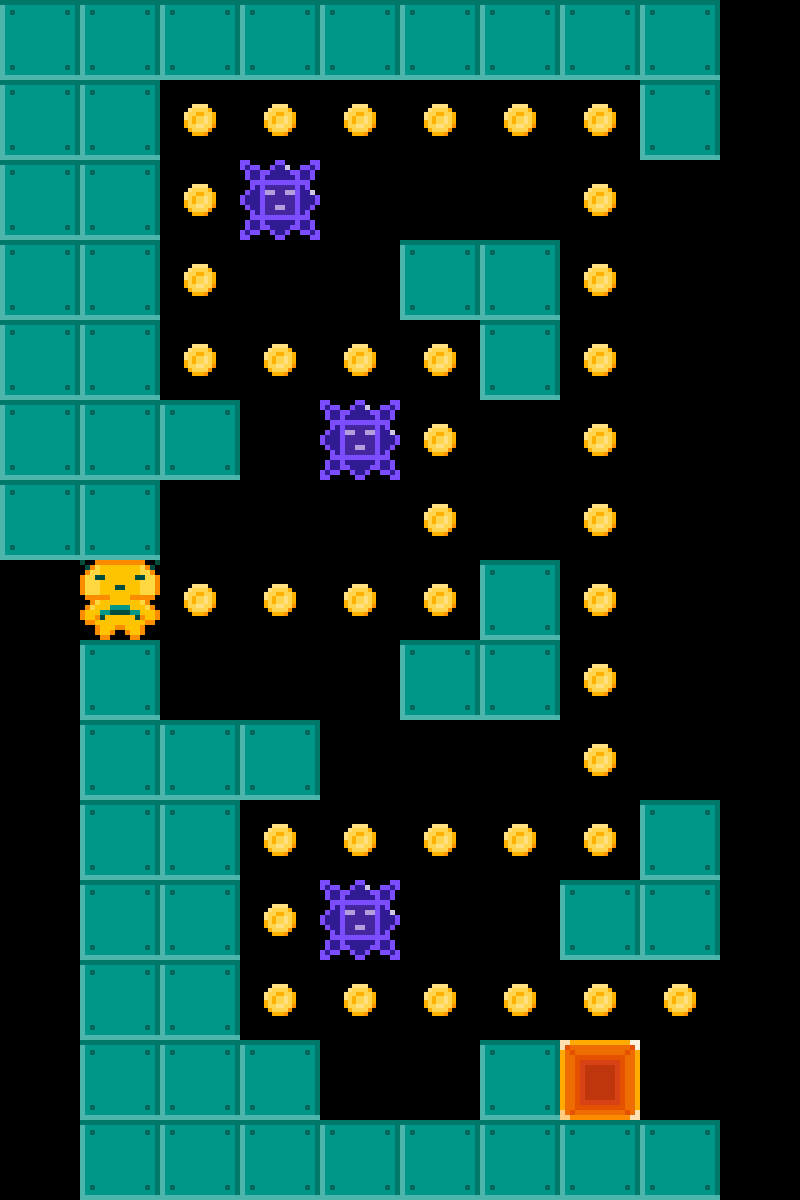

This is a level from a 2D game, rendered from its Tiled map with the project's own tilesets. A one-line summary and the complete map file follow:
An orthogonal 10x15 tile map with 80x80 px tiles, 5 tile layers (Walls, Coins, Doors, Floor, ...).

<map version="1.0" tiledversion="1.1.6" orientation="orthogonal" renderorder="left-up" width="10" height="15" tilewidth="80" tileheight="80" infinite="0" nextobjectid="3">
 <tileset firstgid="1" source="tilesheet.tsx" />
 <layer name="Walls" width="10" height="15">
  <data encoding="csv">
1,1,1,1,1,1,1,1,1,0,
1,1,0,0,0,0,0,0,1,0,
1,1,0,0,0,0,0,0,0,0,
1,1,0,0,0,1,1,0,0,0,
1,1,0,0,0,0,1,0,0,0,
1,1,1,0,0,0,0,0,0,0,
1,1,0,0,0,0,0,0,0,0,
0,0,0,0,0,0,1,0,0,0,
0,1,0,0,0,1,1,0,0,0,
0,1,1,1,0,0,0,0,0,0,
0,1,1,0,0,0,0,0,1,0,
0,1,1,0,0,0,0,1,1,0,
0,1,1,0,0,0,0,0,0,0,
0,1,1,1,0,0,1,0,0,0,
0,1,1,1,1,1,1,1,1,0
</data>
 </layer>
 <layer name="Coins" width="10" height="15">
  <data encoding="csv">
0,0,0,0,0,0,0,0,0,0,
0,0,7,7,7,7,7,7,0,0,
0,0,7,0,0,0,0,7,0,0,
0,0,7,0,0,0,0,7,0,0,
0,0,7,7,7,7,0,7,0,0,
0,0,0,0,0,7,0,7,0,0,
0,0,0,0,0,7,0,7,0,0,
0,0,7,7,7,7,0,7,0,0,
0,0,0,0,0,0,0,7,0,0,
0,0,0,0,0,0,0,7,0,0,
0,0,0,7,7,7,7,7,0,0,
0,0,0,7,0,0,0,0,0,0,
0,0,0,7,7,7,7,7,7,0,
0,0,0,0,0,0,0,0,0,0,
0,0,0,0,0,0,0,0,0,0
</data>
 </layer>
 <layer name="Doors" width="10" height="15">
  <data encoding="csv">
0,0,0,0,0,0,0,0,0,0,
0,0,0,0,0,0,0,0,0,0,
0,0,0,0,0,0,0,0,0,0,
0,0,0,0,0,0,0,0,0,0,
0,0,0,0,0,0,0,0,0,0,
0,0,0,0,0,0,0,0,0,0,
0,0,0,0,0,0,0,0,0,0,
0,4,0,0,0,0,0,0,0,0,
0,0,0,0,0,0,0,0,0,0,
0,0,0,0,0,0,0,0,0,0,
0,0,0,0,0,0,0,0,0,0,
0,0,0,0,0,0,0,0,0,0,
0,0,0,0,0,0,0,0,0,0,
0,0,0,0,0,0,0,3,0,0,
0,0,0,0,0,0,0,0,0,0
</data>
 </layer>
 <layer name="Floor" width="10" height="15">
  <data encoding="csv">
0,0,0,0,0,0,0,0,0,0,
0,0,0,0,0,0,0,0,0,0,
0,0,0,0,0,0,0,0,0,0,
0,0,0,0,0,0,0,0,0,0,
0,0,0,0,0,0,0,0,0,0,
0,0,0,0,0,0,0,0,0,0,
0,0,0,0,0,0,0,0,0,0,
0,0,0,0,0,0,0,0,0,0,
0,0,0,0,0,0,0,0,0,0,
0,0,0,0,0,0,0,0,0,0,
0,0,0,0,0,0,0,0,0,0,
0,0,0,0,0,0,0,0,0,0,
0,0,0,0,0,0,0,0,0,0,
0,0,0,0,0,0,0,0,0,0,
0,0,0,0,0,0,0,0,0,0
</data>
 </layer>
 <layer name="Enemies" width="10" height="15">
  <data encoding="csv">
0,0,0,0,0,0,0,0,0,0,
0,0,0,0,0,0,0,0,0,0,
0,0,0,5,0,0,0,0,0,0,
0,0,0,0,0,0,0,0,0,0,
0,0,0,0,0,0,0,0,0,0,
0,0,0,0,5,0,0,0,0,0,
0,0,0,0,0,0,0,0,0,0,
0,0,0,0,0,0,0,0,0,0,
0,0,0,0,0,0,0,0,0,0,
0,0,0,0,0,0,0,0,0,0,
0,0,0,0,0,0,0,0,0,0,
0,0,0,0,5,0,0,0,0,0,
0,0,0,0,0,0,0,0,0,0,
0,0,0,0,0,0,0,0,0,0,
0,0,0,0,0,0,0,0,0,0
</data>
 </layer>
</map>
